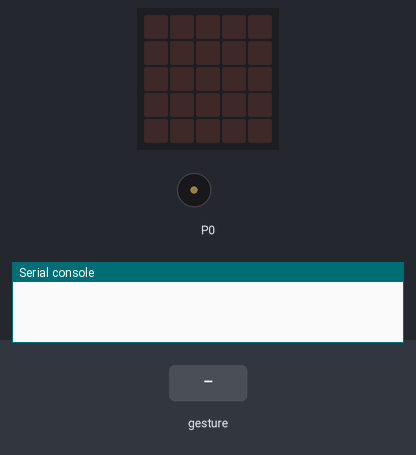
A program run on a simulated BBC micro:bit (MakeCode). On the bench: the board's 5×5 LED display, buzzer (waves = sounding), the last lines printed to the serial console. The inputs (shaded band) are chosen by the test bench. No radio messages arrive unless stated (any console line starting 'radio sent:' is added by the test bench); a tilt is held for 1.5 s and a shake lasts 1 s, then the board lies face up again.

Above: at 1.2 s.
1.3 s: gesture 'shake'
At 1.9 s:
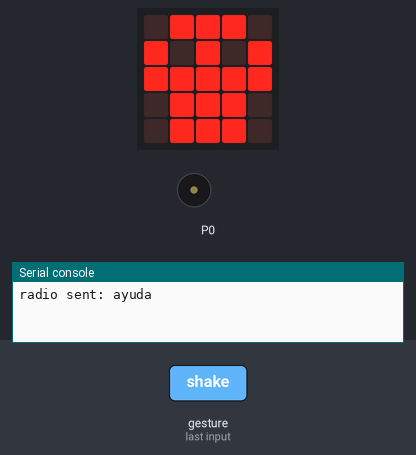
At 2.55 s:
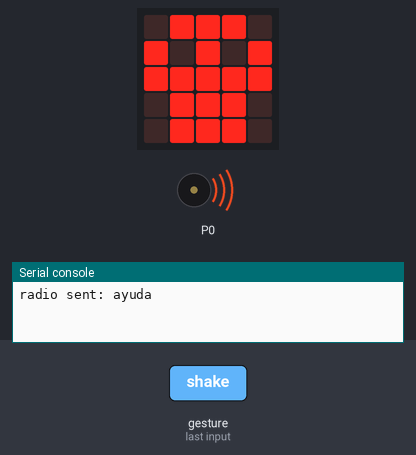
Timing chart, 0 to 4.3 s (numbered marks = the images above; inputs shaded):
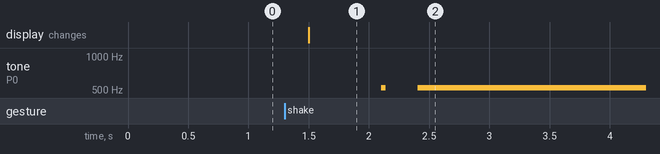

The program:

main.ts
```typescript
enum RadioMessage {
    message1 = 49434
}
function alarma () {
    basic.showIcon(IconNames.Skull)
    music.play(music.stringPlayable("C5 C5 C5 C5 C5 C5 C5 C5 ", 200), music.PlaybackMode.LoopingInBackground)
    music.play(music.tonePlayable(262, music.beat(BeatFraction.Eighth)), music.PlaybackMode.UntilDone)
}
radio.onReceivedNumber(function (receivedNumber) {
    alarma()
})
input.onGesture(Gesture.Shake, function () {
    radio.sendString("ayuda")
    alarma()
})
radio.setGroup(1)
```

test.ts
```typescript
// aquí va el archivo "tests"; esto no se compilará cuando este paquete se utilice como una extensión.
```

Measured:
- after the input at 1.3 s, tone on P0: silent → 523 Hz after 0.80 s, → silent 0.04 s later, → 523 Hz 0.27 s later; the display: changes after 0.20 s (image 1)
